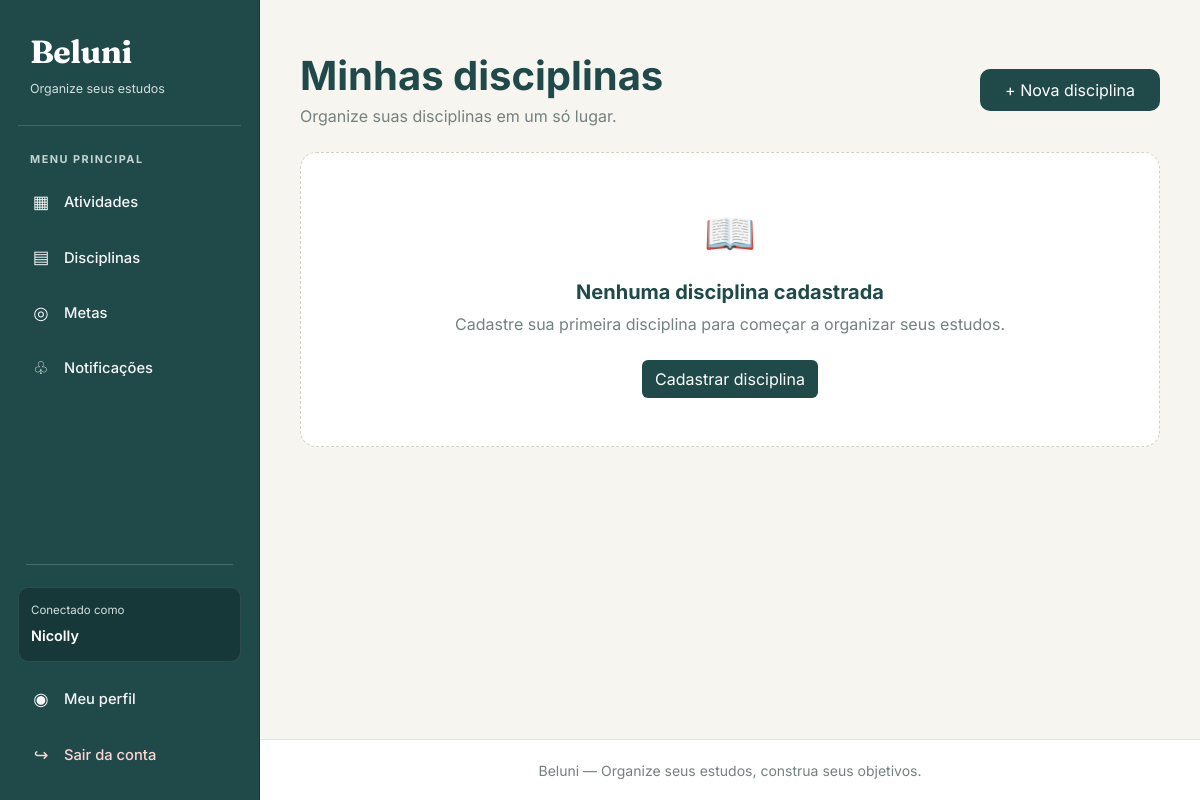
Before: /disciplinas/ (signed in) with the older database file.
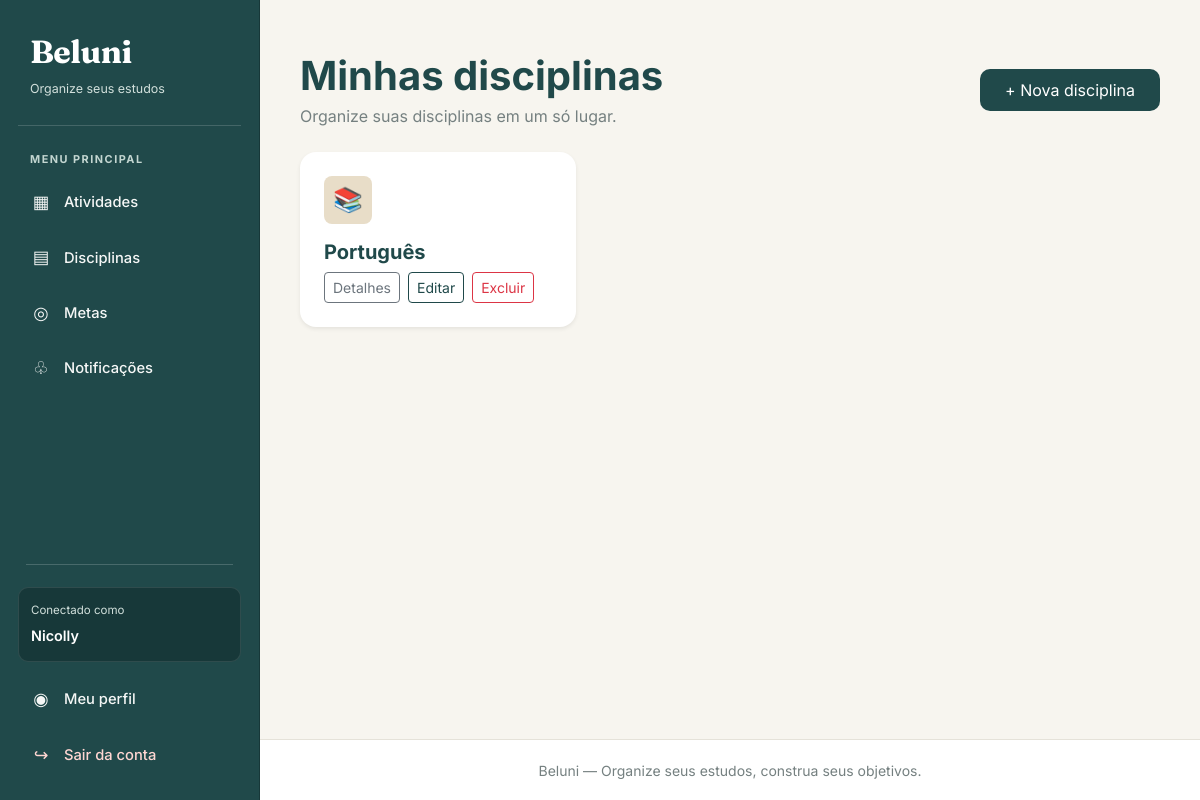
After: the same page with the newer database file.
### disciplinas/models.py (models this page shows, shortened)
class Disciplina(models.Model):
    nomedisciplina = models.CharField(max_length=100)
    estudante = models.ForeignKey(
        'estudante.Estudante',
        on_delete=models.CASCADE
    )

### disciplinas/views.py (the view)
# urls.py: path('', views.listar_disciplinas, name='listar_disciplinas'),
@login_required
@permission_required('disciplinas.view_disciplina')
def listar_disciplinas(request):
    estudante = obter_estudante(request.user)
    disciplinas = Disciplina.objects.filter(
        estudante=estudante
    )
    return render(
        request,
        'disciplinas/listar.html',
        {'disciplinas': disciplinas}
    )

### disciplinas/views.py (called while the page is built)
def obter_estudante(usuario):
    return get_object_or_404(
        Estudante,
        pk=usuario.pk
    )

### disciplinas/templates/disciplinas/listar.html (shortened to what this page needs)
{% extends 'base.html' %}
{% block conteudo %}
<div class="container py-4">
    <div class="d-flex flex-wrap justify-content-between align-items-center gap-3 mb-4">
        <div>
            <h1 class="fw-bold mb-1" style="color: #20494A;">Minhas disciplinas</h1>
            <p class="mb-0" style="color: #758080;">
                Organize suas disciplinas em um só lugar.
            </p>
        </div>
        <a href="{% url 'criar_disciplina' %}"
           class="btn text-white px-4 py-2"
           style="background-color: #20494A; border-radius: 10px;">
            + Nova disciplina
        </a>
    </div>
    {% if disciplinas %}
        <div class="row g-3">
            {% for disciplina in disciplinas %}
                <div class="col-12 col-md-6 col-lg-4">
                    <div class="card h-100 border-0 shadow-sm"
                         style="background-color: #FFFFFF; border-radius: 16px;">
                        <div class="card-body p-4">
                            <div class="rounded-3 d-flex align-items-center justify-content-center mb-3"
                                 style="width: 48px; height: 48px; background-color: #E8DDC8;">
                                <span style="font-size: 24px;">📚</span>
                            </div>
                            <h5 class="fw-bold mb-2" style="color: #20494A;">
                                {{ disciplina.nomedisciplina }}
                            </h5>
                            <div class="d-flex flex-wrap gap-2">
                                <a href="{% url 'detalhar_disciplina' disciplina.id %}"
                                   class="btn btn-sm btn-outline-secondary">
                                    Detalhes
                                </a>
                                <a href="{% url 'editar_disciplina' disciplina.id %}"
                                   class="btn btn-sm btn-outline-primary">
                                    Editar
                                </a>
                                <a href="{% url 'excluir_disciplina' disciplina.id %}"
                                   class="btn btn-sm btn-outline-danger">
                                    Excluir
                                </a>
                            </div>
                        </div>
                    </div>
                </div>
            {% endfor %}
        </div>
    {% else %}
        <div class="text-center p-5 rounded-4"
             style="background-color: #FFFFFF; border: 1px dashed #D5D0C4;">
            <div style="font-size: 42px;">📖</div>
            <h5 class="fw-bold mt-3" style="color: #20494A;">
                Nenhuma disciplina cadastrada
            </h5>
            <p style="color: #758080;">
                Cadastre sua primeira disciplina para começar a organizar seus estudos.
            </p>
            <a href="{% url 'criar_disciplina' %}"
               class="btn text-white mt-2"
               style="background-color: #20494A;">
                Cadastrar disciplina
            </a>
        </div>
    {% endif %}
</div>
{% endblock %}

Changed rows visible on the page:
added Disciplina: nomedisciplina "Português"
Other visible differences:
text no longer shown: "📖 Nenhuma disciplina cadastrada Cadastre sua primeira disciplina para começar a organizar seus estudos. Cadastrar disciplina"
